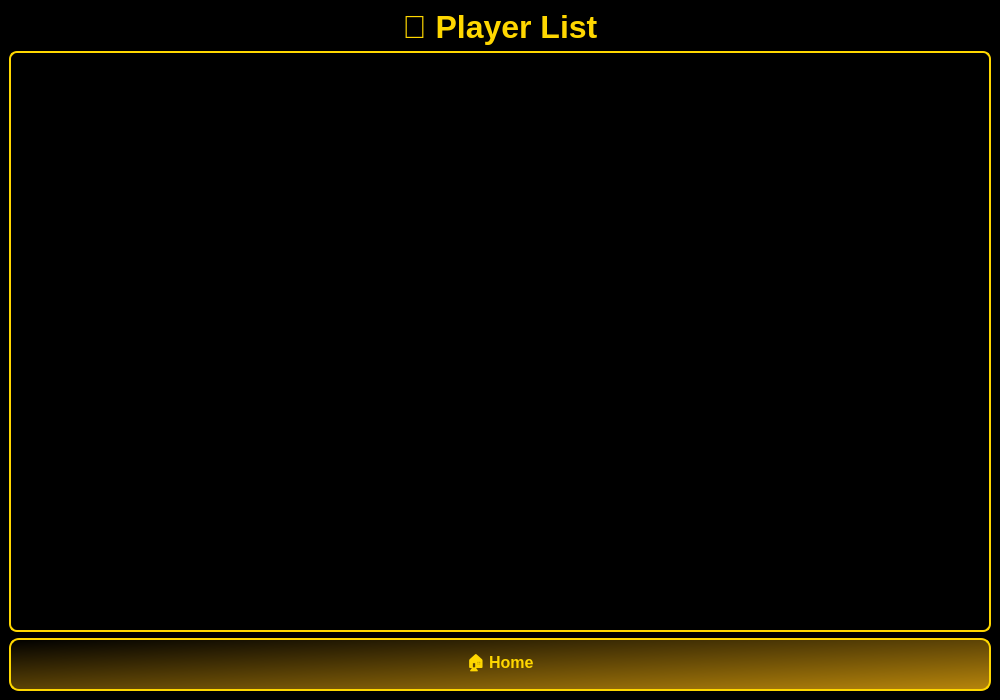
<?xml version="1.0" encoding="UTF-8"?>
<ui version="4.0">
 <class>PlayerListPage</class>
 <widget class="QWidget" name="PlayerListPage">
  <property name="geometry">
   <rect>
    <x>0</x>
    <y>0</y>
    <width>1000</width>
    <height>700</height>
   </rect>
  </property>
  <layout class="QVBoxLayout" name="mainLayout">
   <property name="leftMargin">
    <number>0</number>
   </property>
   <property name="topMargin">
    <number>0</number>
   </property>
   <property name="rightMargin">
    <number>0</number>
   </property>
   <property name="bottomMargin">
    <number>0</number>
   </property>
   <item>
    <widget class="QFrame" name="backgroundFrame">
     <property name="styleSheet">
      <string notr="true">
QFrame#backgroundFrame {
    background-image: url(:/resources/222.jpg);
    background-position: center;
    background-repeat: no-repeat;
    background-color: black;
}
      </string>
     </property>
     <layout class="QVBoxLayout" name="frameLayout">
      <item>
       <widget class="QLabel" name="titleLabel">
        <property name="styleSheet">
         <string notr="true">
QLabel {
    color: gold;
    font-weight: bold;
    font-size: 32px;
}
         </string>
        </property>
        <property name="text">
         <string>🏏 Player List</string>
        </property>
        <property name="alignment">
         <set>Qt::AlignmentFlag::AlignCenter</set>
        </property>
       </widget>
      </item>
      <item>
       <widget class="QTableWidget" name="playerTable">
        <property name="styleSheet">
         <string notr="true">
QTableWidget {
    background-color: rgba(0, 0, 0, 180);
    color: white;
    border: 2px solid gold;
    border-radius: 8px;
    gridline-color: gold;
    font-size: 14px;
}
QHeaderView::section {
    background-color: gold;
    color: black;
    font-weight: bold;
    padding: 4px;
}
         </string>
        </property>
       </widget>
      </item>
      <item>
       <widget class="QPushButton" name="homeBtn">
        <property name="cursor">
         <cursorShape>PointingHandCursor</cursorShape>
        </property>
        <property name="styleSheet">
         <string notr="true">
QPushButton {
    border: 2px solid gold;
    border-radius: 10px;
    background-color: qlineargradient(spread:pad, x1:0, y1:0, x2:1, y2:1, stop:0 black, stop:1 darkgoldenrod);
    color: gold;
    padding: 10px 25px;
    font-size: 16px;
    font-weight: bold;
}
QPushButton:hover {
    background-color: gold;
    color: black;
    border: 2px solid white;
}
         </string>
        </property>
        <property name="text">
         <string>🏠 Home</string>
        </property>
       </widget>
      </item>
     </layout>
    </widget>
   </item>
  </layout>
 </widget>
 <resources/>
 <connections/>
</ui>
